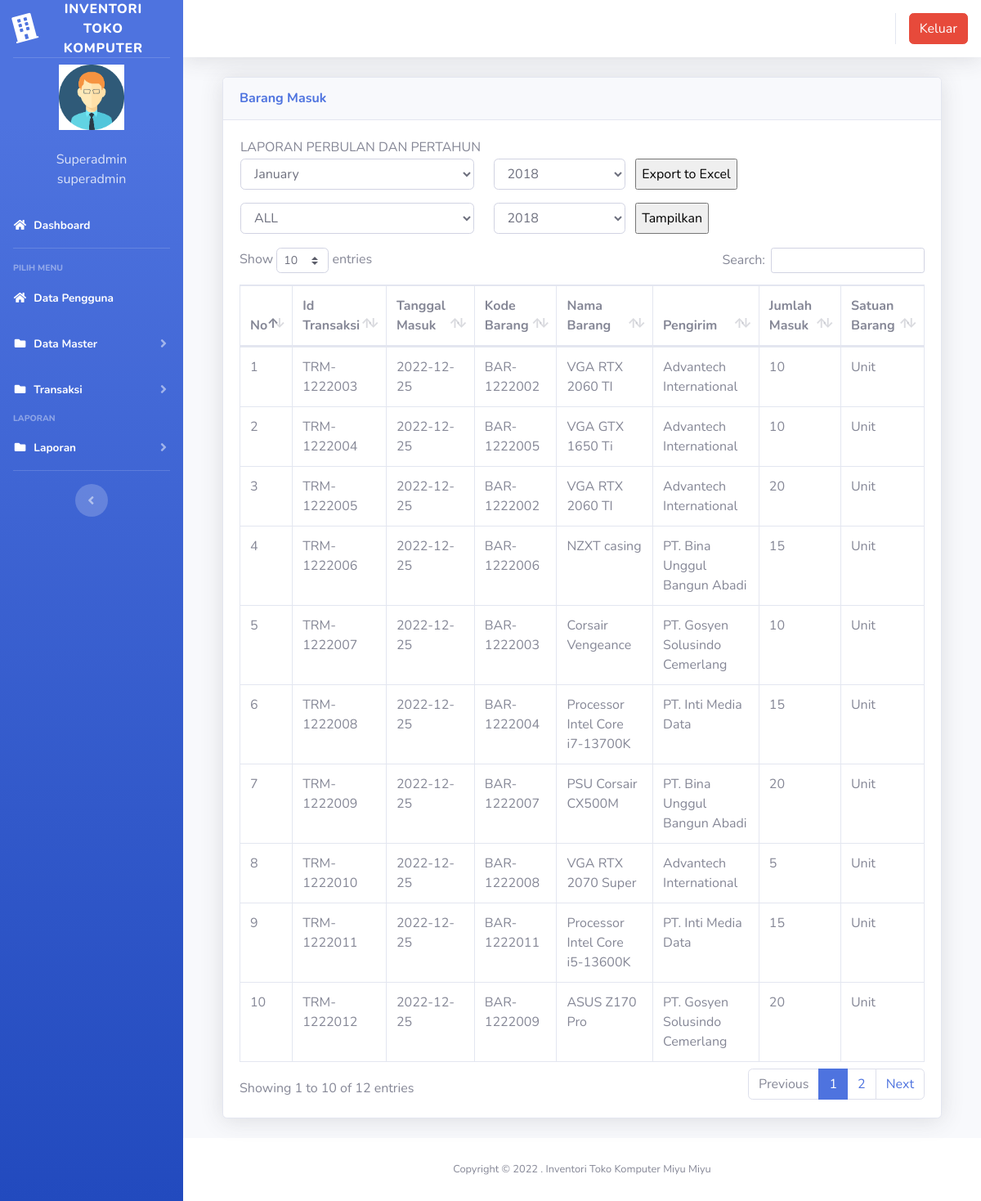
Page /index3.php?page=laporan_barangmasuk (signed in) on the committed database.
### tables this page shows
CREATE TABLE `users` (
  `id` int(11) NOT NULL,
  `nik` varchar(10) NOT NULL,
  `nama` varchar(100) NOT NULL,
  `alamat` varchar(200) NOT NULL,
  `telepon` varchar(100) NOT NULL,
  `username` varchar(100) NOT NULL,
  `password` varchar(100) NOT NULL,
  `level` varchar(25) NOT NULL DEFAULT 'member',
  `foto` varchar(25) NOT NULL
);

CREATE TABLE `barang_masuk` (
  `id` int(11) NOT NULL,
  `id_transaksi` varchar(100) NOT NULL,
  `tanggal` date NOT NULL,
  `kode_barang` varchar(100) NOT NULL,
  `nama_barang` varchar(100) NOT NULL,
  `pengirim` varchar(100) NOT NULL,
  `jumlah` varchar(100) NOT NULL,
  `satuan` varchar(100) NOT NULL
);

### page/laporan/laporan_barangmasuk.php (the view, shortened to what this page needs)
        <div class="container-fluid">
          <div class="card shadow mb-4">
            <div class="card-header py-3">
              <h6 class="m-0 font-weight-bold text-primary">Barang Masuk</h6>
            </div>
            <div class="card-body">
	 	 	<table >
        <tr><td>
            LAPORAN PERBULAN DAN PERTAHUN
        </td></tr>
        <tr>
            <td width="50%">
<form action="page/laporan/export_laporan_barangmasuk_excel.php" method="post">
	<div class="row form-group">
		<div class="col-md-5">
		<select class="form-control " name="bln">
    						<option value="1" selected="">January</option>
        			</select>
        		</div>
        		<div class="col-md-3">
        		<?php
$now=date('Y');
echo "<select name='thn' class='form-control'>";
for ($a=2018;$a<=$now;$a++)
{
     echo "<option value='$a'>$a</option>";
}
echo "</select>";
?>
</div>
	<input type="submit" class="" name="submit" value="Export to Excel">
	</div>
	</form>
	<form id="Myform1">
    <div class="row form-group">
        <div class="col-md-5">
        <select class="form-control " name="bln">
                            <option value="all" selected="">ALL</option>
                    </select>
                </div>
                <div class="col-md-3">
                <?php
$now=date('Y');
echo "<select name='thn' class='form-control'>";
for ($a=2018;$a<=$now;$a++)
{
     echo "<option value='$a'>$a</option>";
}
echo "</select>";
?>
</div>
    <input type="submit" class="" name="submit2"  value="Tampilkan">
    </div>
    </form>
    </td>
   </table>
	<div class="tampung1">
              <div class="table-responsive">
                <table class="table table-bordered" id="dataTable" width="100%" cellspacing="0">
                <thead>
                                        <tr>
											<th>No</th>
											<th>Id Transaksi</th>
											<th>Tanggal Masuk</th>
											<th>Kode Barang</th>
											<th>Nama Barang</th>
											<th>Pengirim</th>
											<th>Jumlah Masuk</th>
											<th>Satuan Barang</th>
                                        </tr>
										</thead>
                  <tbody>
                    <?php
									$no = 1;
									$sql = $koneksi->query("select * from barang_masuk");
									while ($data = $sql->fetch_assoc()) {
									?>
                                        <tr>
                                            <td><?php echo $no++; ?></td>
											<td><?php echo $data['id_transaksi'] ?></td>
											<td><?php echo $data['tanggal'] ?></td>
											<td><?php echo $data['kode_barang'] ?></td>
											<td><?php echo $data['nama_barang'] ?></td>
											<td><?php echo $data['pengirim'] ?></td>
											<td><?php echo $data['jumlah'] ?></td>
											<td><?php echo $data['satuan'] ?></td>
                                        </tr>
									<?php }?>
										   </tbody>
                                </table>
              </div>
            </div>
          </div>
        </div>

### index3.php (shortened to what this page needs)
<?php
	$koneksi = new mysqli("localhost","root","","inventori");
	?>
<!DOCTYPE html>
<html lang="en">
<head>
  <link href="vendor/fontawesome-free/css/all.min.css" rel="stylesheet" type="text/css">
  <link href="css/sb-admin-2.min.css" rel="stylesheet">
  <link href="vendor/datatables/dataTables.bootstrap4.min.css" rel="stylesheet">
</head>
<body id="page-top">
  <div id="wrapper">
    <ul class="navbar-nav bg-gradient-primary sidebar sidebar-dark accordion" id="accordionSidebar">
      <a class="sidebar-brand d-flex align-items-center justify-content-center" href="index3.php">
        <div class="sidebar-brand-icon rotate-n-15">
          <i class="fas fa-building"></i>
        </div>
        <div class="sidebar-brand-text mx-2">Inventori Toko Komputer</div>
      </a>
      <hr class="sidebar-divider my-0">
 <?php
   if ($_SESSION['superadmin']) {
	   $user = $_SESSION['superadmin'];
   }
   $sql =$koneksi->query("select * from users where id='$user'");
   $data = $sql->fetch_assoc();
   ?>
    <li class="d-flex align-items-center justify-content-center">
        <a class="nav-link">
		 <img src="img/<?php echo $data['foto']?>" class="img-circle" width="80" alt="User"/></a>
	  </li>
		 <li class="nav-item ">
        <a class="nav-link">
         	<div class="d-flex align-items-center justify-content-center" class="name">  <?php echo  $data['nama'];?></div></font>
			<div class="d-flex align-items-center justify-content-center" class="email"><?php echo $data['level'];?></div>
		 </a>
      </li>
      <li class="nav-item active">
        <a class="nav-link" href="?page=home3">
          <i class="fas fa-fw fa-home"></i>
          <span>Dashboard</span></a>
      </li>
      <hr class="sidebar-divider">
      <div class="sidebar-heading">
        Pilih Menu
      </div>
	    <li class="nav-item active">
        <a class="nav-link" href="?page=pengguna">
          <i class="fas fa-fw fa-home"></i>
          <span>Data Pengguna</span></a>
      </li>
	   <li class="nav-item active">
        <a class="nav-link collapsed" href="#" data-toggle="collapse" data-target="#collapseData" aria-expanded="true" aria-controls="collapseData">
          <i class="fas fa-fw fa-folder"></i>
          <span>Data Master</span>
        </a>
      </li>
	    <li class="nav-item active">
        <a class="nav-link collapsed" href="#" data-toggle="collapse" data-target="#collapsePages" aria-expanded="true" aria-controls="collapsePages">
          <i class="fas fa-fw fa-folder"></i>
          <span>Transaksi</span>
        </a>
      </li>
      <div class="sidebar-heading">
        Laporan
      </div>
	     <li class="nav-item active">
        <a class="nav-link collapsed" href="#" data-toggle="collapse" data-target="#collapseLaporan" aria-expanded="true" aria-controls="collapseLaporan">
          <i class="fas fa-fw fa-folder"></i>
          <span>Laporan</span>
        </a>
      </li>
      <hr class="sidebar-divider d-none d-md-block">
      <div class="text-center d-none d-md-inline">
        <button class="rounded-circle border-0" id="sidebarToggle"></button>
      </div>
    </ul>
    <div id="content-wrapper" class="d-flex flex-column">
      <div id="content">
        <nav class="navbar navbar-expand navbar-light bg-white topbar mb-4 static-top shadow">
          <ul class="navbar-nav ml-auto">
            <li class="nav-item dropdown no-arrow">
			 <div class="top-menu">
        <ul class="nav pull-right top-menu">
           <li><a onclick="return confirm('Apakah anda yakin akan logout?')" class="btn btn-danger" class="logout" href="logout.php">Keluar</a></li>
        </ul>
      </div>
            </li>
          </ul>
        </nav>
        <div class="container-fluid">
		 <section class="content">
		      <?php
			   $page = $_GET['page'];
			   $aksi = $_GET['aksi'];
				    if ($page == "laporan_barangmasuk") {
				   if ($aksi == "") {
					   include "page/laporan/laporan_barangmasuk.php";
				   }
					}
			   ?>
    </section>
</div>
      <footer class="sticky-footer bg-white">
        <div class="container my-auto">
          <div class="copyright text-center my-auto">
            <span>Copyright &copy; 2022 . Inventori Toko Komputer Miyu Miyu</span>
          </div>
        </div>
      </footer>
    </div>
  </div>
  </div>
</body>
</html>

### rows in the picture
users: foto (picture), nama "Superadmin", level "superadmin"
barang_masuk: id_transaksi "TRM-1222003", tanggal "2022-12-25", kode_barang "BAR-1222002", nama_barang "VGA RTX 2060 TI", pengirim "Advantech International", jumlah "10", satuan "Unit"
barang_masuk: id_transaksi "TRM-1222004", tanggal "2022-12-25", kode_barang "BAR-1222005", nama_barang "VGA GTX 1650 Ti", pengirim "Advantech International", jumlah "10", satuan "Unit"
barang_masuk: id_transaksi "TRM-1222005", tanggal "2022-12-25", kode_barang "BAR-1222002", nama_barang "VGA RTX 2060 TI", pengirim "Advantech International", jumlah "20", satuan "Unit"
barang_masuk: id_transaksi "TRM-1222006", tanggal "2022-12-25", kode_barang "BAR-1222006", nama_barang "NZXT casing", pengirim "PT. Bina Unggul Bangun Abadi", jumlah "15", satuan "Unit"
barang_masuk: id_transaksi "TRM-1222007", tanggal "2022-12-25", kode_barang "BAR-1222003", nama_barang "Corsair Vengeance", pengirim "PT. Gosyen Solusindo Cemerlang", jumlah "10", satuan "Unit"
barang_masuk: id_transaksi "TRM-1222008", tanggal "2022-12-25", kode_barang "BAR-1222004", nama_barang "Processor Intel Core i7-13700K", pengirim "PT. Inti Media Data", jumlah "15", satuan "Unit"
barang_masuk: id_transaksi "TRM-1222009", tanggal "2022-12-25", kode_barang "BAR-1222007", nama_barang "PSU Corsair CX500M", pengirim "PT. Bina Unggul Bangun Abadi", jumlah "20", satuan "Unit"
barang_masuk: id_transaksi "TRM-1222010", tanggal "2022-12-25", kode_barang "BAR-1222008", nama_barang "VGA RTX 2070 Super", pengirim "Advantech International", jumlah "5", satuan "Unit"
barang_masuk: id_transaksi "TRM-1222011", tanggal "2022-12-25", kode_barang "BAR-1222011", nama_barang "Processor Intel Core i5-13600K", pengirim "PT. Inti Media Data", jumlah "15", satuan "Unit"
barang_masuk: id_transaksi "TRM-1222012", tanggal "2022-12-25", kode_barang "BAR-1222009", nama_barang "ASUS Z170 Pro", pengirim "PT. Gosyen Solusindo Cemerlang", jumlah "20", satuan "Unit"

### other values in the picture
form field thn "2018"
